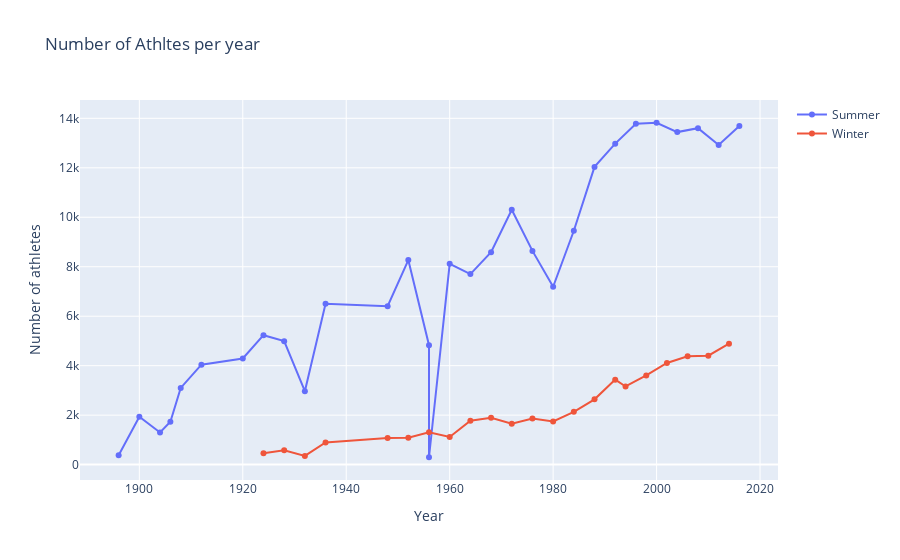

Notebook source saved alongside this figure:
### Code cell
fig  =  go.Figure()
fig.add_trace(go.Scatter(x=data_summer['Year'], y = data_summer['Athlets'], mode='markers + lines', name='Summer '))
fig.add_trace(go.Scatter(x=data_winter['Year'], y = data_winter['Athlets'], mode='markers + lines', name='Winter'))
fig.update_layout(dict(title='Number of Athltes per year', xaxis=dict(title='Year'), yaxis=dict(title='Number of athletes')))
fig.show()

### Figure 1 — Plotly figure (JSON) as saved in the notebook; plotly's stock layout.template omitted (floating-point values rounded to 4 significant figures)
{"data": [{"mode": "markers+lines", "name": "Summer ", "type": "scatter", "x": [1896, 1900, 1904, 1906, 1908, 1912, 1920, 1924, 1928, 1932, 1936, 1948, 1952, 1956, 1956, 1960, 1964, 1968, 1972, 1976, 1980, 1984, 1988, 1992, 1996, 2000, 2004, 2008, 2012, 2016], "y": [380, 1936, 1301, 1733, 3101, 4040, 4292, 5233, 4992, 2969, 6506, 6405, 8270, 4829, 298, 8119, 7702, 8588, 10304, 8641, 7191, 9454, 12037, 12977, 13780, 13821, 13443, 13602, 12920, 13688]}, {"mode": "markers+lines", "name": "Winter", "type": "scatter", "x": [1924, 1928, 1932, 1936, 1948, 1952, 1956, 1960, 1964, 1968, 1972, 1976, 1980, 1984, 1988, 1992, 1994, 1998, 2002, 2006, 2010, 2014], "y": [460, 582, 352, 895, 1075, 1088, 1307, 1116, 1778, 1891, 1655, 1861, 1746, 2134, 2639, 3436, 3160, 3605, 4109, 4382, 4402, 4891]}], "layout": {"title": {"text": "Number of Athltes per year"}, "xaxis": {"title": {"text": "Year"}}, "yaxis": {"title": {"text": "Number of athletes"}}}}
